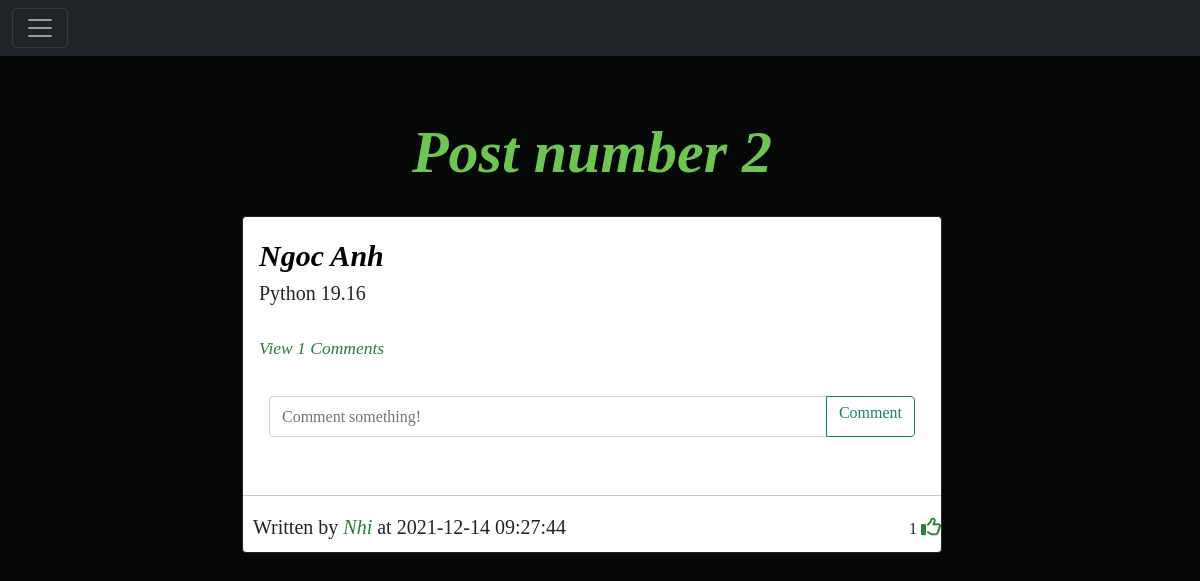
The app's page /post/2 (signed in) with its own data.
### Website/models.py (models this page shows)
class Post(db.Model):
    id = db.Column(db.Integer, primary_key=True)
    title = db.Column(db.Text, nullable=False)
    text = db.Column(db.Text, nullable=False)
    date_created = db.Column(db.DateTime(timezone=True), default=func.now())
    author = db.Column(db.Integer, db.ForeignKey(
        'user.id', ondelete="CASCADE"), nullable=False)
    comments = db.relationship('Comment', backref='post', passive_deletes=True)
    likes = db.relationship('Like', backref='post', passive_deletes=True)

class User(db.Model, UserMixin):
    id = db.Column(db.Integer, primary_key=True)
    email = db.Column(db.String(150), unique=True)
    username = db.Column(db.String(150), unique=True)
    password = db.Column(db.String(150))
    date_created = db.Column(db.DateTime(timezone=True), default=func.now())
    posts = db.relationship('Post', backref='user', passive_deletes=True)
    comments = db.relationship('Comment', backref='user', passive_deletes=True)
    likes = db.relationship('Like', backref='user', passive_deletes=True)
    followed = db.relationship('Follow', foreign_keys=[Follow.follower_id], backref=db.backref('follower', lazy='joined'), lazy=True, cascade='all, delete-orphan')
    followers = db.relationship('Follow', foreign_keys=[Follow.followed_id], backref=db.backref('followed', lazy='joined'), lazy=True, cascade='all, delete-orphan')

### Website/views.py (the view)
@views.route("/post/<post_id>")
@login_required
def post(post_id):
    post = Post.query.filter_by(id=post_id).first()
    if not post:
        flash("Post does not exist.", category='error')
    return render_template('post.html', user= current_user, post= post)

### Website/__init__.py (called while the page is built)
def create_app():
    app = Flask(__name__)
    app.config['SECRET_KEY'] = "helloworld"
    app.config['SQLALCHEMY_DATABASE_URI'] = f'sqlite:///{DB_NAME}'
    db.init_app(app)
    from .views import views
    from .auth import auth
    app.register_blueprint(views, url_prefix="/")
    app.register_blueprint(auth, url_prefix="/")
    from .models import User, Post, Comment,Like,Follow
    create_database(app)
    login_manager = LoginManager()
    login_manager.login_view = "auth.login"
    login_manager.init_app(app)
    @login_manager.user_loader
    def load_user(id):
        return User.query.get(int(id))
    return app

### Website/templates/post.html (shortened to what this page needs)
{% extends "posts_div.html" %}
{% block content%}
<div  class="posts">
<h1 align="center">Post number {{post.id}}</h1>
<div class="card border-dark">
    <div class="card-body">
      <div class="card-text">
        <a class="post-title" href="/post/{{post.id}}">{{post.title}}</a>
        <p class="post-test">{{post.text}}</p>
      </div>
      <br />
      <p class="card-text">
        {% if post.comments|length > 0 %}
        <a data-bs-toggle="collapse" href="#comments-{{post.id}}" role="button">
          <small>View {{post.comments|length}} Comments</small>
        </a>
        {% else %}
        <small class="text-muted">No Comments</small>
        {% endif %}
      </p>
      <br>
      <form
        class="input-group mb-3"
        method="POST"
        action="/create-comment/{{post.id}}"
      >
        <input
          type="text"
          id="text"
          name="text"
          class="form-control"
          placeholder="Comment something!"
        />
        <button class="btn btn-outline-success" type="submit"><h6>Comment</h6></button>
      </form>
    </div>
    <hr>
    <div class="item">
      <div class="d-flex align-items-center justify-content-between">
        <p>Written by <a list-style = "none" class="" href="/profile/{{post.user.username}}"> {{post.user.username}}</a> at {{post.date_created}}</p>
        <div>
          {{ post.likes|length }}
            {% if user.id in post.likes|map(attribute="author")|list %}
            <a href="/like-post/{{post.id}}">
            <i class="fas fa-thumbs-up"></i>
          </a>
            {% else %}
            <a href="/like-post/{{post.id}}">
              <i class="far fa-thumbs-up"></i>
             </a>
            {% endif %}
          </div>
  </div>
  </div>
    </div>
  <br/>
</div>
{%endblock%}

### Website/static/main.css (style rules this page uses)
body { font-family: 'Times New Roman', Times, serif; background-color: rgb(6, 7, 7) ; background-position: center; background-size:cover; background-repeat: no-repeat; }
h1 { margin-top: 40px; padding: 20px; font-size: 60px; font-style: italic; font-weight: bold; color: rgb(110, 197, 83); }
form { padding: 10px; }
input { font-size: 20px; }
a { text-decoration: none; font-size: 20px; font-style: italic; color: rgb(44, 126, 55); }
p { padding-bottom: 0px; font-size: 20px; margin-bottom: 0px; }
input { font-size: 30px; }
.post-title { font-size: 30px; font-style: oblique; font-weight: bolder; color: black; }
.post-test { font-size: 20px; font-weight: lighter; }
.posts { width: 700px; height: 500px; margin-left: 200px; }
.item { padding-left: 10px; padding-bottom: 10px; }

### records on screen
Post: id "2", title "Ngoc Anh", text "Python 19.16", date_created "2021-12-14 09:27:44"
User: user.username "Nhi"

### other values on screen
{{ post.comments|length }} "1"
{{ post.likes|length }} "1"
